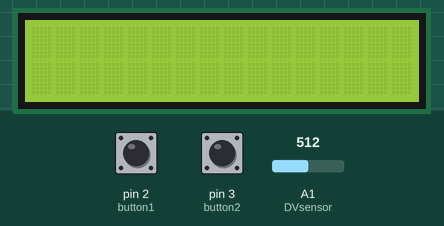
The sketch below on a simulated Arduino Uno, built with avr-gcc and run on an emulated ATmega328P. On the bench: 16×2 character LCD. The inputs (shaded band) are chosen by the test bench; at power-on: pin 2 (button1) HIGH, pin 3 (button2) HIGH, A1 (DVsensor) = 512.

Above: at 1.2 s.
1.3 s: pin 2 (button1) pulled LOW for 0.15 s
At 2.0 s:
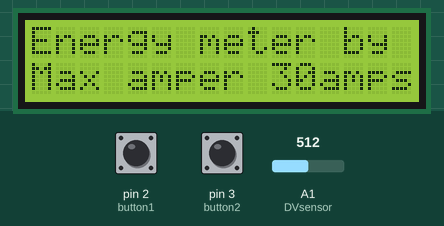
4.4 s: pin 3 (button2) pulled LOW for 3.2 s
At 8.5 s:
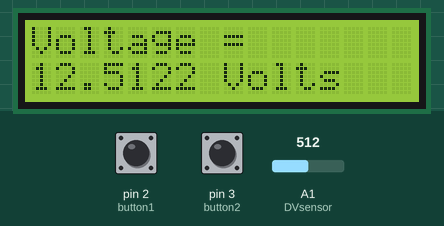
9.1 s: pin 3 (button2) pulled LOW for 0.15 s
At 10.5 s:
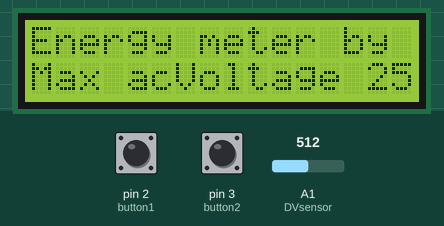
12.2 s: pin 3 (button2) pulled LOW for 1 s
Timing chart, 0 to 15.2 s (numbered marks = the images above; inputs shaded):
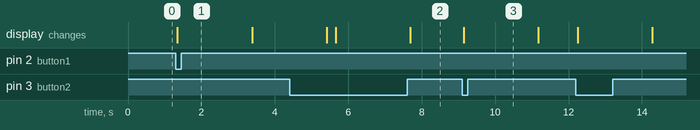

The sketch:

energy_meter__display.ino
```cpp
#include <Wire.h>
#include <LiquidCrystal_I2C.h>

// Global LCD object
LiquidCrystal_I2C lcd(0x27, 16, 2);

const int Isensor = A0;
const int DVsensor = A1;
const int button1 = 2;
const int button2 = 3;

void setup() {
  lcd.begin(16, 2); // Initialize LCD with 16 columns and 2 rows
  lcd.backlight();

  pinMode(button1, INPUT_PULLUP);
  pinMode(button2, INPUT_PULLUP);
}

void loop() {
  if (digitalRead(button1) == LOW) {
    Current();
  }
  if (digitalRead(button2) == LOW) {
    Voltage();
  }
}

void Current() {
  int project_made_by_priyanshu_current = analogRead(Isensor);
  float I = ((project_made_by_priyanshu_current * 5.0 / 1023.0) - 2.5) / 0.185;

  lcd.clear();
  lcd.setCursor(0, 0);
  lcd.print("Energy meter by Priyanshu");
  lcd.setCursor(0, 1);
  lcd.print("Max amper 30amps");
  delay(2000);

  lcd.clear();
  lcd.setCursor(0, 0);
  lcd.print("Energy meter by Priyanshu");
  lcd.setCursor(0, 1);
  lcd.print("Max acVoltage 250volts");
  delay(2000);

  lcd.clear();
  lcd.setCursor(0, 0);
  lcd.print("Current = ");
  lcd.setCursor(0, 1);
  lcd.print(I, 4);
  lcd.print(" Amps");
  delay(200);
}

void Voltage() {
  int project_made_by_priyanshu_voltage = analogRead(DVsensor);
  float V = (project_made_by_priyanshu_voltage * 5.0 / 1023.0) * (25.0 / 5.0);

  lcd.clear();
  lcd.setCursor(0, 0);
  lcd.print("Energy meter by Priyanshu");
  lcd.setCursor(0, 1);
  lcd.print("Max acVoltage 250volts");
  delay(2000);

  lcd.clear();
  lcd.setCursor(0, 0);
  lcd.print("Voltage = ");
  lcd.setCursor(0, 1);
  lcd.print(V, 4);
  lcd.print(" Volts");
  delay(200);
}
```

Measured:
- after the input at 1.3 s, the display: changes at once (image 1)
- after the input at 9.1 s, the display: changes after 0.05 s (image 3)
